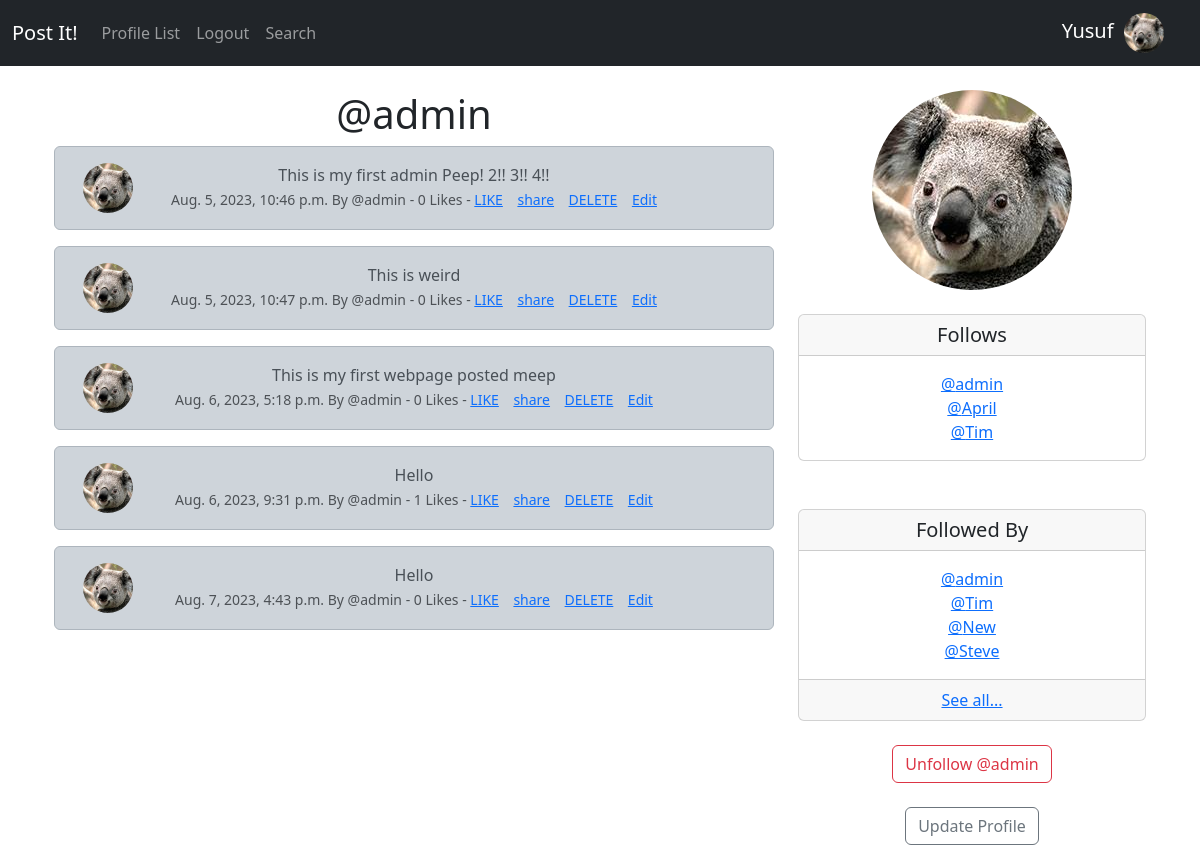
Screenshot of /profile/1 (signed in) with the database file from the repository.
### postIt/models.py (models this page shows, shortened)
class Profile(models.Model):
    user = models.OneToOneField(User, on_delete=models.CASCADE)
    follows = models.ManyToManyField("self",
      related_name="followed_by", symmetrical=False,blank=True)
    date_modified = models.DateTimeField(User, auto_now= True)
    profile_image = models.ImageField(null=True, blank=True, upload_to='images/')
    def __str__(self):
        return self.user.username

class Peep(models.Model):
    user = models.ForeignKey(
        User, related_name="peeps",
        on_delete=models.DO_NOTHING
    )
    body = models.CharField(max_length=200)
    created_at = models.DateTimeField(auto_now_add=True)
    likes = models.ManyToManyField(User, related_name="peep_like", blank=True)
    def number_of_likes(self):
        return self.likes.count()

### postIt/views.py (the view, shortened to what this page needs)
# urls.py: path('profile/<int:pk>', views.profile, name='profile'),
def profile(request,pk):
    if request.user.is_authenticated: #check logged in or not
        profile = Profile.objects.get(user_id=pk)
        peeps = Peep.objects.filter(user_id=pk)
        return render(request, "profile.html", {"profile":profile, "peeps":peeps})
    else:
        messages.success(request, ("You must be logged in to view this page!"))
        return redirect('home')

### postIt/templates/profile.html (shortened to what this page needs)
{% extends 'base.html' %}
{% load static %}
{% block content%}
{% if profile %}
  <div class="container text-center">
    <div class="row">
      <div class="col-8">
        <h1> @{{ profile.user.username }} </h1>
        {% if peeps %}
          {% for peep in peeps %}
          <div class="alert alert-dark" role="alert">
              <div class="container">
                <div class="row">
                  <div class="col-1">
                      {% if profile.profile_image %}
                        <img src="{{profile.profile_image.url}}" width="50" height="50" class="rounded-circle" alt="{{profile.user.username}}">
                      {% else %}
                      <img src="{% static 'images/default_profile_pic.png' %}" width="50" height="50" class="rounded-circle" alt="{{profile.user.username}}">
                        {% endif %}
                  </div>
                  <div class="col-10">
            {{ peep.body }}<br/>
            <small class="text-muted">
                {{peep.created_at}} By @{{peep.user.username}}
                - {{peep.number_of_likes}} Likes -
                {% if user in peep.likes.all %}
                    <a href="{% url 'peep_like' peep.id %}">UNLIKE</a>
                  {% else %}
                    <a href="{% url 'peep_like' peep.id %}">LIKE</a>
                  {% endif %}
                  <a href="{% url 'peep_show' peep.id %}">share</a>
                  {%if request.user.username == profile.user.username%}
                  <a href="{% url 'delete_peep' peep.id %}">DELETE</a>
                  <a href="{% url 'edit_peep' peep.id %}">Edit</a>
                  {% endif %}
                </small>
            </div>
          </div>
        </div>
      </div>
          {% endfor %}
        {% endif %}
      </div>
      <div class="col-4">
          {% if profile.profile_image %}
            <img src="{{ profile.profile_image.url }}" class="rounded-circle" width="200" height="200"> <br/><br/>
          {% endif %}
        <div class="card">
          <h5 class="card-header">Follows</h5>
          <div class="card-body">
            <p class="card-text">
              {% for following in profile.follows.all %}
              <a href="{% url 'profile' following.user.id %}">@{{ following }} </a><br/>
            {% endfor %}
            </p>
          </div>
        </div>
        <div class="card">
          <h5 class="card-header">Followed By</h5>
          <div class="card-body">
            <p class="card-text">
              {% for following in profile.followed_by.all|slice:5 %}
              <a href="{% url 'profile' following.user.id %}">@{{ following }} </a>
              <br/>
            {% endfor %}
            </p>
          </div>
          <div class="card-footer">
            <a href="{% url 'followers' profile.user.id %}">
              See all...
            </a>
          </div>
        </div>
        <br/>
          <form method="POST">
            {% if profile in user.profile.follows.all %}
              <button class="btn btn-outline-danger" name="follow" value="unfollow" type="submit">
                Unfollow @{{ profile.user.username|lower }}</button>
            {% else %}
            <button class="btn btn-outline-success" name="follow" value="follow" type="submit">
              Follow @{{ profile.user.username|lower }}</button>
            {% endif %}
          </form>
          <br/>
              {% if request.user.id == profile.user.id %}
            <a href = "{% url 'update_user' %}" class="btn btn-outline-secondary" >Update Profile</a>
              {% endif %}
        </div>
    </div>
  </div>
{% endif %}
{% endblock %}

### postIt/templates/navbar.html (shortened to what this page needs)
{% load static %}
<nav class="navbar navbar-expand-lg navbar-dark bg-dark">
  <div class="container-fluid">
    <a class="navbar-brand" href="{% url 'home' %}">Post It!</a>
    <div class="collapse navbar-collapse" id="navbarSupportedContent">
      <ul class="navbar-nav me-auto mb-2 mb-lg-0">
        <li class="nav-item">
          <a class="nav-link"
          href="{% url 'profile_list' %}">Profile List</a>
        </li>
        {% if user.is_authenticated %}
        <li class="nav-item">
          <a class="nav-link"
          href="{% url 'logout' %}">Logout</a>
        </li>
        {% endif %}
        <li class="nav-item">
          <a class="nav-link"
          href="{% url 'search' %}">Search</a>
        </li>
      </ul>
      {% if user.is_authenticated %}
        <ul class="navbar-nav ml-auto">
          <li class="nav-link navbar-brand">
            {{user.first_name}}&nbsp;
              <a href="{% url 'profile' request.user.id %}">
                {% if user.profile.profile_image %}
                <img src="{{ user.profile.profile_image.url }}" class="rounded-circle" width="40" height="40">
                {% else %}
                <img src="{% static 'images/default_profile_pic.png' %}" width="40" height="40" class="img-fluid rounded-circle" alt="Profile Image">
                {% endif %}
              </a>
          </li>
        </ul>
      {% endif %}
    </div>
  </div>
</nav>

### rows the page displays
Profile: user.username "admin", profile_image (picture)
Peep: profile_image (picture), body "This is my first admin Peep! 2!! 3!! 4!!", created_at "Aug. 5, 2023, 10:46 p.m.", user.username "admin", number_of_likes "0", shows "LIKE"
Peep: profile_image (picture), body "This is weird", created_at "Aug. 5, 2023, 10:47 p.m.", user.username "admin", number_of_likes "0", shows "LIKE"
Peep: profile_image (picture), body "This is my first webpage posted meep", created_at "Aug. 6, 2023, 5:18 p.m.", user.username "admin", number_of_likes "0", shows "LIKE"
Peep: profile_image (picture), body "Hello", created_at "Aug. 6, 2023, 9:31 p.m.", user.username "admin", number_of_likes "1", shows "LIKE"
Peep: profile_image (picture), body "Hello", created_at "Aug. 7, 2023, 4:43 p.m.", user.username "admin", number_of_likes "0", shows "LIKE"
Profile: user.username "April"
Profile: user.username "Tim"
Profile: user.username "New"
Profile: user.username "Steve"

### other values shown
{{ user.first_name }} "Yusuf"
